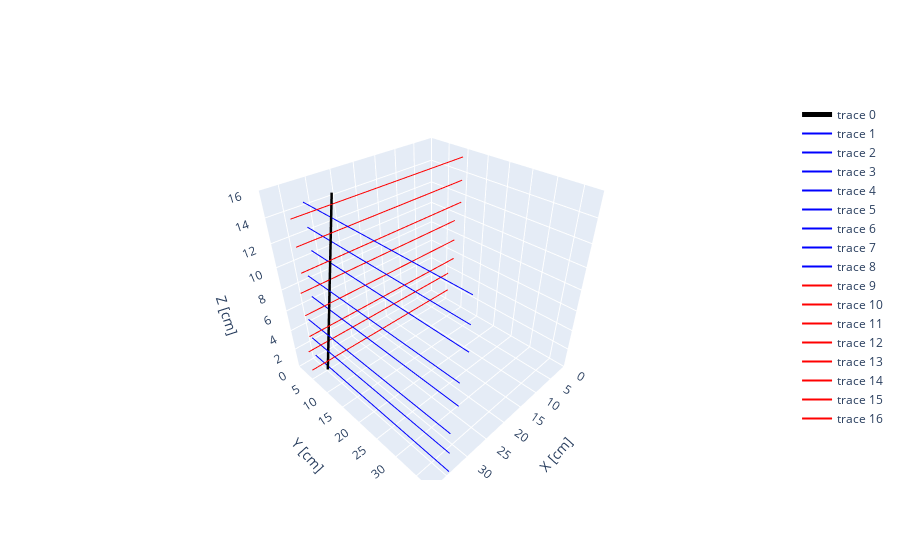

Write notebook code for a chart like this one.
### Code cell
from track import Track
from time_correction import*

selected = random.randint(0,len(ttracks))
for i in range(len(ttracks)):
    if(ttracks[i].x.t>1.2 or ttracks[i].y.t>1.2):
        selected = i

T = uncorrected_tracks[selected]
T_fiber_corrected = fiber_corrected_tracks[selected]
T_electronic_corrected = ttracks[selected]


T_fiber_corrected = copy.deepcopy(T)
T_electronic_corrected = copy.deepcopy(T)
time_correction_fiber(T_fiber_corrected)
time_correction_electronics(T_electronic_corrected)

# recover the corrected stamps
heights = []
s_nocorr = []
s_ecorr = []
s_fibcorr = []
mu = []
total = []

for h in T.x.hits + T.y.hits:
    heights.append(h.get_pos()[1])
    s_nocorr.append(h.timestamp)
    if(h.is_sidex):
        mu.append(muXF[h.coord[0]-1][h.coord[1]-1])
    else:
        mu.append(muYF[h.coord[0]-1][h.coord[1]-1])
for h in T_fiber_corrected.x.hits + T_fiber_corrected.y.hits:
    s_fibcorr.append(h.timestamp)
for h in T_electronic_corrected.x.hits + T_electronic_corrected.y.hits:
    s_ecorr.append(h.timestamp)
time_correction_fiber(T_electronic_corrected)
for h in T_electronic_corrected.x.hits + T_electronic_corrected.y.hits:
    if(h.is_sidex):
        total.append(h.timestamp)#-muXF[h.coord[0]-1][h.coord[1]-1])
    else:
        total.append(h.timestamp)#-muYF[h.coord[0]-1][h.coord[1]-1])
print(np.var(s_nocorr))
print(np.var(total))
T.show()
plt.figure()
plt.plot(heights,s_nocorr,'ko')
plt.plot(heights,s_ecorr, 'r+')
plt.plot(heights,s_fibcorr,'gx')
plt.plot(heights,mu,'*k')
plt.plot(heights,total, "go")
plt.grid()
plt.xlabel("Height [cm]")
plt.ylabel("Timestamp [cs]")
plt.legend(["No correction","Electronics corrected","Fiber corrected","Mu","Total"])

### Figure 1 — Plotly figure (JSON) as saved in the notebook; plotly's stock layout.template omitted (floating-point values rounded to 4 significant figures)
{"data": [{"line": {"color": "black", "width": 5}, "mode": "lines", "type": "scatter3d", "x": [34.81, 34.73, 34.65, 34.57, 34.48, 34.4, 34.32, 34.24, 34.16, 34.08, 34.0, 33.92, 33.84, 33.75, 33.67, 33.59, 33.51, 33.43, 33.35, 33.27, 33.19, 33.11, 33.02, 32.94, 32.86, 32.78, 32.7, 32.62, 32.54, 32.46, 32.38, 32.3, 32.21, 32.13, 32.05, 31.97, 31.89, 31.81, 31.73, 31.65, 31.57, 31.48, 31.4, 31.32, 31.24, 31.16, 31.08, 31.0, 30.92, 30.84], "y": [4.941, 5.022, 5.102, 5.183, 5.264, 5.345, 5.426, 5.507, 5.587, 5.668, 5.749, 5.83, 5.911, 5.992, 6.073, 6.153, 6.234, 6.315, 6.396, 6.477, 6.558, 6.638, 6.719, 6.8, 6.881, 6.962, 7.043, 7.123, 7.204, 7.285, 7.366, 7.447, 7.528, 7.608, 7.689, 7.77, 7.851, 7.932, 8.013, 8.093, 8.174, 8.255, 8.336, 8.417, 8.498, 8.579, 8.659, 8.74, 8.821, 8.902], "z": [0, 0.3265, 0.6531, 0.9796, 1.306, 1.633, 1.959, 2.286, 2.612, 2.939, 3.265, 3.592, 3.918, 4.245, 4.571, 4.898, 5.224, 5.551, 5.878, 6.204, 6.531, 6.857, 7.184, 7.51, 7.837, 8.163, 8.49, 8.816, 9.143, 9.469, 9.796, 10.12, 10.45, 10.78, 11.1, 11.43, 11.76, 12.08, 12.41, 12.73, 13.06, 13.39, 13.71, 14.04, 14.37, 14.69, 15.02, 15.35, 15.67, 16]}, {"marker": {"color": "blue", "size": 1}, "mode": "lines", "type": "scatter3d", "x": [34.4, 34.4], "y": [0, 38.4], "z": [0.2, 0.2]}, {"marker": {"color": "blue", "size": 1}, "mode": "lines", "type": "scatter3d", "x": [32.8, 32.8], "y": [0, 38.4], "z": [6.2, 6.2]}, {"marker": {"color": "blue", "size": 1}, "mode": "lines", "type": "scatter3d", "x": [31.2, 31.2], "y": [0, 38.4], "z": [12.2, 12.2]}, {"marker": {"color": "blue", "size": 1}, "mode": "lines", "type": "scatter3d", "x": [34.4, 34.4], "y": [0, 38.4], "z": [2.2, 2.2]}, {"marker": {"color": "blue", "size": 1}, "mode": "lines", "type": "scatter3d", "x": [32.8, 32.8], "y": [0, 38.4], "z": [8.2, 8.2]}, {"marker": {"color": "blue", "size": 1}, "mode": "lines", "type": "scatter3d", "x": [31.2, 31.2], "y": [0, 38.4], "z": [10.2, 10.2]}, {"marker": {"color": "blue", "size": 1}, "mode": "lines", "type": "scatter3d", "x": [34.4, 34.4], "y": [0, 38.4], "z": [4.2, 4.2]}, {"marker": {"color": "blue", "size": 1}, "mode": "lines", "type": "scatter3d", "x": [31.2, 31.2], "y": [0, 38.4], "z": [14.2, 14.2]}, {"marker": {"color": "red", "size": 1}, "mode": "lines", "type": "scatter3d", "x": [0, 38.4], "y": [5.6, 5.6], "z": [1.2, 1.2]}, {"marker": {"color": "red", "size": 1}, "mode": "lines", "type": "scatter3d", "x": [0, 38.4], "y": [7.2, 7.2], "z": [5.2, 5.2]}, {"marker": {"color": "red", "size": 1}, "mode": "lines", "type": "scatter3d", "x": [0, 38.4], "y": [7.2, 7.2], "z": [7.2, 7.2]}, {"marker": {"color": "red", "size": 1}, "mode": "lines", "type": "scatter3d", "x": [0, 38.4], "y": [5.6, 5.6], "z": [3.2, 3.2]}, {"marker": {"color": "red", "size": 1}, "mode": "lines", "type": "scatter3d", "x": [0, 38.4], "y": [7.2, 7.2], "z": [9.2, 9.2]}, {"marker": {"color": "red", "size": 1}, "mode": "lines", "type": "scatter3d", "x": [0, 38.4], "y": [8.8, 8.8], "z": [11.2, 11.2]}, {"marker": {"color": "red", "size": 1}, "mode": "lines", "type": "scatter3d", "x": [0, 38.4], "y": [8.8, 8.8], "z": [15.2, 15.2]}, {"marker": {"color": "red", "size": 1}, "mode": "lines", "type": "scatter3d", "x": [0, 38.4], "y": [8.8, 8.8], "z": [13.2, 13.2]}], "layout": {"scene": {"aspectmode": "cube", "xaxis": {"range": [0, 38.4], "title": {"text": "X [cm]"}}, "yaxis": {"range": [0, 38.4], "title": {"text": "Y [cm]"}}, "zaxis": {"range": [0, 16], "title": {"text": "Z [cm]"}}}}}
